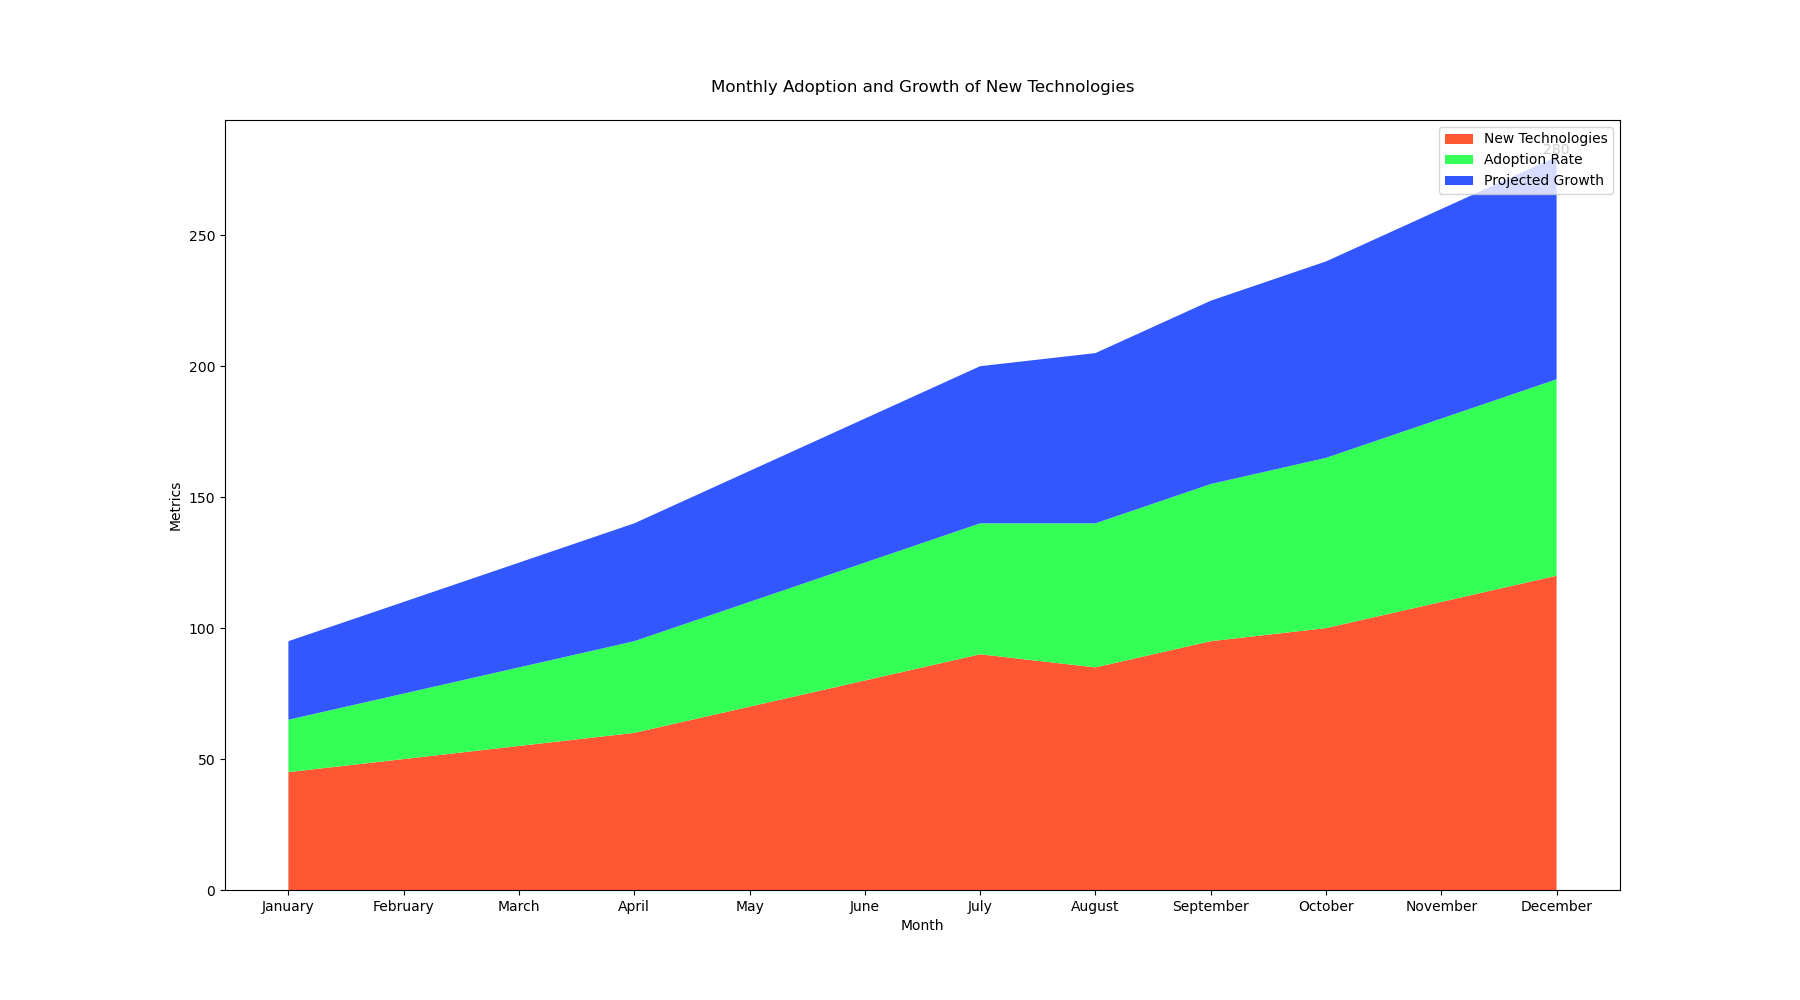

The script that drew this image:

import matplotlib.pyplot as plt
import pandas as pd

# Generate data points
data = {
    'Month': ['January', 'February', 'March', 'April', 'May', 'June', 
              'July', 'August', 'September', 'October', 'November', 'December'],
    'New Technologies': [45, 50, 55, 60, 70, 80, 90, 85, 95, 100, 110, 120],
    'Adoption Rate': [20, 25, 30, 35, 40, 45, 50, 55, 60, 65, 70, 75],
    'Projected Growth': [30, 35, 40, 45, 50, 55, 60, 65, 70, 75, 80, 85]
}

df = pd.DataFrame(data)

# Set the figure size
plt.figure(figsize=(18, 10))

# Plotting the stacked area chart
plt.stackplot(df['Month'],
              df['New Technologies'], df['Adoption Rate'], df['Projected Growth'],
              labels=['New Technologies', 'Adoption Rate', 'Projected Growth'],
              colors=['#FF5733', '#33FF57', '#3357FF'])

# Add title and labels
plt.title('Monthly Adoption and Growth of New Technologies', pad=20)
plt.xlabel('Month')
plt.ylabel('Metrics')

# Add legend
plt.legend(loc='upper right')

# Annotate specific data points
for i, (mon, tech, adopt, growth) in enumerate(zip(df['Month'], df['New Technologies'], df['Adoption Rate'], df['Projected Growth'])):
    if mon == 'December':
        plt.text(i, tech+adopt+growth, f'{tech+adopt+growth}', ha='center', va='bottom')

# Show the plot
plt.show()
